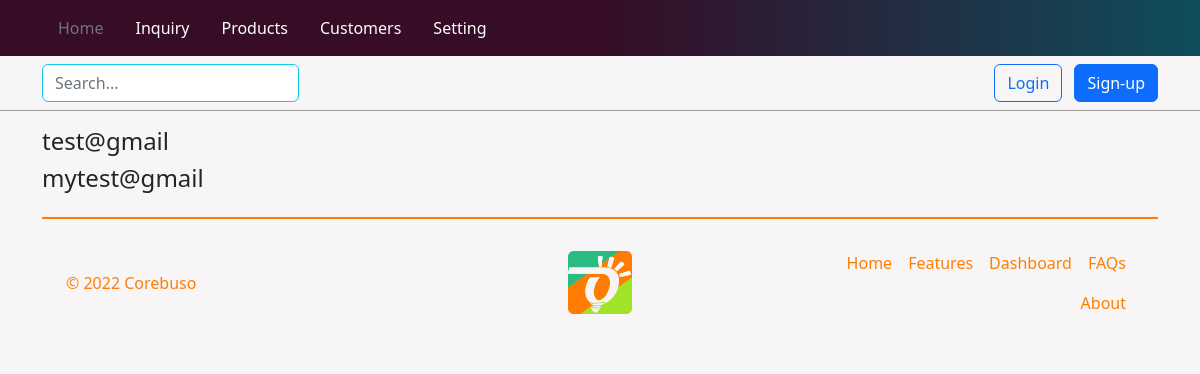
The page /dashboard/inquiry/ (signed in) on the database as committed earlier.
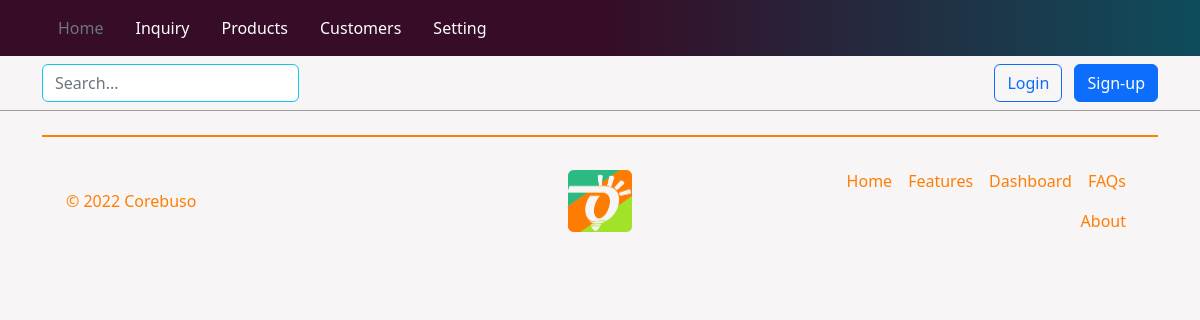
The same page on the database as committed later.
### home/models.py (models this page shows, shortened)
class Inquiry(models.Model):
    class ServiceChoices(models.TextChoices):
        PROGRAMMING = 'PR', _('Programming')
        DESIGNING = 'DE', _('Designing')
        FINANCIAL = 'FI', _('Financial')
    email = models.CharField(max_length=50, null=False)
    type = models.CharField(max_length=2, choices=ServiceChoices.choices)
    message = models.TextField(null=False)
    contact = models.CharField(max_length=50, blank=True, null=True)
    inquiry_at = models.DateTimeField(auto_now_add=True)
    class Meta:
        ordering = ["-inquiry_at"]
        verbose_name_plural = 'Inquiries'

### dashboard/views.py (the view)
# urls.py: path("inquiry/", inquiry, name="inquiry"),
@login_required(login_url='login')
def inquiry(request):
    inquiries = Inquiry.objects.all()
    context = {"inquiries": inquiries}
    return render(request, "base/inquiry.html", context)

### dashboard/templates/base/inquiry.html (shortened to what this page needs)
{% extends 'base/dashboard_home.html' %}
{% load static %}
{% block content %}
<div class="home-container">
    {% include 'base/header.html' %}
    <div class="container">
        <main class="">
            <section class="dashboard-section">
                {% for inquiry in inquiries %}
                <h4>{{inquiry.email}}</h4>
                {% endfor %}
            </section>
        </main>
        {% include 'base/footer.html' %}
    </div>
</div>
{% endblock %}

### dashboard/templates/base/dashboard_home.html (shortened to what this page needs)
{% extends 'main.html' %}
{% load static %}

### templates/main.html (shortened to what this page needs)
<!DOCTYPE html>
{% load static %}
<html lang="en">
<head>
  <link href="https://cdn.jsdelivr.net/npm/bootstrap@5.2.1/dist/css/bootstrap.min.css" rel="stylesheet">
  <link rel="stylesheet" href="{% static 'styles/corebuso.css' %}">
  <link rel="stylesheet" href="{% static 'styles/dashboard.css' %}">
</head>
<body>
  {% block content %}
  {% endblock %}
</body>
</html>

### dashboard/templates/base/header.html
{% load static %}
<header>
    <div class="px-3 py-2 text-bg-dark home-nav">
        <div class="container">
            <div class="d-flex flex-wrap align-items-center justify-content-center justify-content-lg-start">
                <ul class="nav col-12 col-lg-auto my-2 justify-content-center my-md-0 text-small">
                    <li>
                        <a href="{% url 'home' %}" class="nav-link text-secondary">
                            Home
                        </a>
                    </li>
                    <li>
                        <a href="{% url 'inquiry' %}" class="nav-link text-white">
                            Inquiry
                        </a>
                    </li>
                    <li>
                        <a href="#" class="nav-link text-white">
                            Products
                        </a>
                    </li>
                    <li>
                        <a href="#" class="nav-link text-white">
                            Customers
                        </a>
                    </li>
                    <li>
                        <a href="#" class="nav-link text-white">
                            Setting
                        </a>
                    </li>
                </ul>
            </div>
        </div>
    </div>
    <div class="px-3 py-2 mb-3 home-secondary-nav">
        <div class="container d-flex flex-wrap justify-content-center">
            <form class="col-12 col-lg-auto mb-2 mb-lg-0 me-lg-auto" role="search">
                <input type="search" class="form-control border border-info" placeholder="Search..."
                    aria-label="Search">
            </form>
            <div class="text-end">
                <button type="button" class="btn btn-outline-primary me-2">Login</button>
                <button type="button" class="btn btn-primary ">Sign-up</button>
            </div>
        </div>
    </div>
</header>

### home/templates/base/footer.html
{% load static %}
<footer class="d-flex flex-wrap justify-content-between align-items-center p-4 mt-4">
    <p class="col-md-4 mb-0">
        <a href="{% url 'home' %}" type="text" class="nav-link">
            © 2022 Corebuso
        </a>
    </p>
    <a target="_blank" href="https://www.linkedin.com/in/francis-deo-aurelio-05a380174/" data-bs-toggle="tooltip"
        data-bs-title="Created by: Francis Deo Aurelio. Click to open linkedin profile"
        class="col-md-4 d-flex align-items-center justify-content-center mb-3 mb-md-0 me-md-auto link-dark text-decoration-none">
        <img src="{% static 'images/corebuso_brand.png'%}" style="width: 4em;" alt="Corebuso band">
    </a>
    <ul class="nav col-md-4 justify-content-end">
        <li class="nav-item"><a href="{% url 'home' %}" class="nav-link px-2">Home</a></li>
        <li class="nav-item"><a href="#" class="nav-link px-2">Features</a></li>
        <li class="nav-item"><a href="{% url 'dashboard' %}" class="nav-link px-2">Dashboard</a></li>
        <li class="nav-item"><a href="#" class="nav-link px-2">FAQs</a></li>
        <li class="nav-item"><a href="#" class="nav-link px-2">About</a></li>
    </ul>
</footer>

### static/styles/corebuso.css (style rules this page uses)
:root { --color1-100: hsla(29, 100%, 51%, 1); --color1-75: hsla(29, 100%, 51%, 0.75); --color1-50: hsla(29, 100%, 51%, 0.5); --color1-25: hsla(29, 100%, 51%, 0.25); --color2-100: hsla(323, 63%, 13%, 1); --color2-75: hsla(323, 63%, 13%, 0.75); --color2-50: hsla(323, 63%, 13%, 0.5); --color2-25: hsla(323, 63%, 13%, 0.25); --color3-100: hsla(157, 62%, 45%, 1); --color3-75: hsla(157, 62%, 45%, 0.75); --color4-100: hsla(81, 74%, 49%, 1); --color4-50: hsla(81, 74%, 49%, 0.5); --color5-100: hsla(192, 72%, 21%, 1); --5px: 0.3125em; --8px: 0.5em; --10px: 0.625em; --16px: 1em; --24px: 1.5em; --32px: 2em; --48px: 3em; --80px: 5em; --100px: 6.25em; --160px: 10em; --180px: 11.25em; --hero-icon: 2em; --font-16: 1em; --font-18: 1.125em; --font-24: 1.5em; --font-32: 2em; --font-48: 3em; --font-64: 4em; }
html { line-height: 1.6; font-size: 1em; font-family: "Poppins", sans-serif !important; scroll-behavior: smooth; }
footer { border-top: 2px solid; border-color: var(--color1-100); color: var(--color1-100); background-color: inherit; }
footer a { color: inherit !important; }

### static/styles/dashboard.css (style rules this page uses)
.home-container { background-color: rgb(247, 245, 245) !important; min-height: 100vh; width: 100%; }
.home-nav { background-image: linear-gradient( to right, var(--color2-100), var(--color2-100), var(--color5-100) ); }
.home-secondary-nav { border-bottom: 1px solid hsla(0, 0%, 27%, 0.5); }

Rows that differ between the two databases and show on the page:
removed Inquiry: email "test@gmail"
removed Inquiry: email "mytest@gmail"
